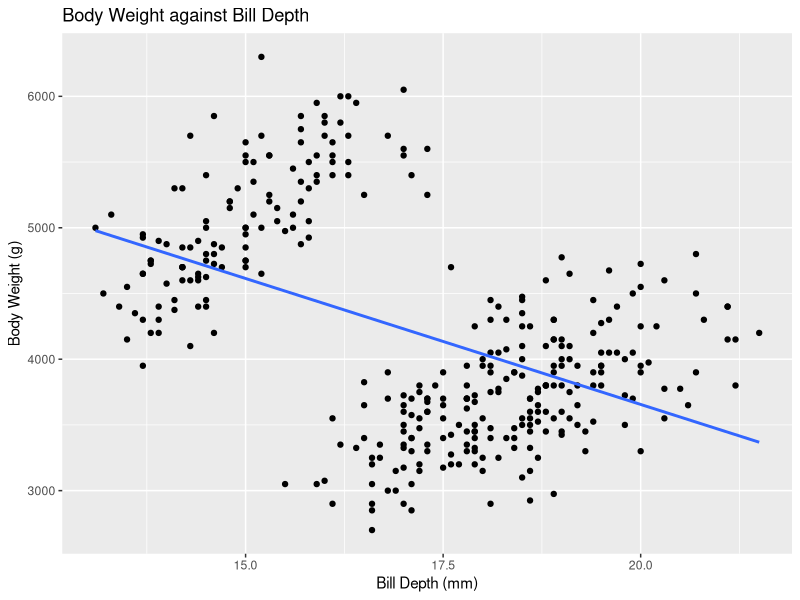
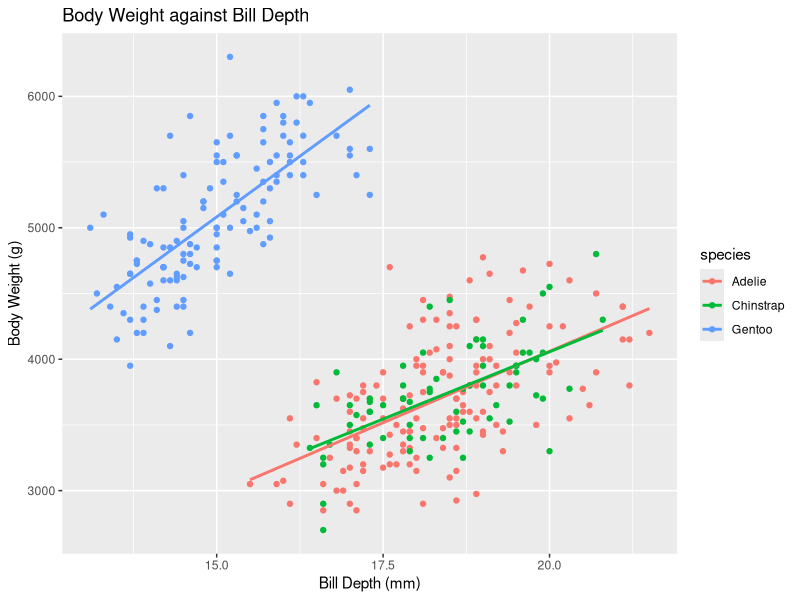
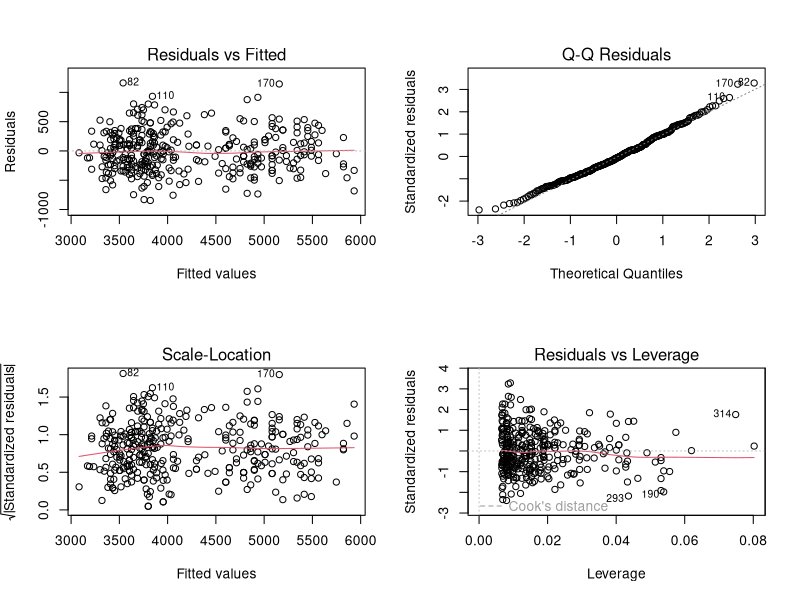

R code for these plots, in order: (Note: this script raises an error after producing the figures.)
## ---- chunk 1
library(tidyverse)
library(palmerpenguins)
library(multcomp)
## ---- chunk 2
Data<-penguins
ggplot(Data, aes(x=bill_depth_mm,y=body_mass_g))+
  geom_point()+
  geom_smooth(method=lm, se=FALSE)+
  labs(x="Bill Depth (mm)", y="Body Weight (g)", title = "Body Weight against Bill Depth")
## ---- chunk 3
ggplot(Data, aes(x=bill_depth_mm,y=body_mass_g, color=species))+
  geom_point()+
  geom_smooth(method=lm, se=FALSE)+
  labs(x="Bill Depth (mm)", y="Body Weight (g)", title = "Body Weight against Bill Depth")
## ---- chunk 4
#Check that the predictor variable is in the correct order
contrasts(Data$species)
result.inter<-lm(body_mass_g ~ bill_depth_mm*species,data=Data)
summary(result.inter)
## ---- chunk 5
result.reduced<-lm(body_mass_g~bill_depth_mm+species,data=Data)
anova(result.inter,result.reduced)
## ---- chunk 6
par(mfrow=c(2,2))
plot(result.inter)
## ---- chunk 7
boxcox(result.inter)
## ---- chunk 8
acf(result.inter$residuals, main="ACF Plot of Residuals")
## ---- chunk 9
df2 <- Data[sample(nrow(Data)),]
result.inter2<-lm(body_mass_g ~ bill_depth_mm*species,data=df2)
acf(result.inter2$residuals, main="ACF Plot of Residuals after Dataframe Shuffle")
## ---- chunk 10
pairwise<-multcomp::glht(result.inter,linfct=mcp(species="Tukey"))
summary(pairwise)
## ---- chunk 11
qt(1-0.05/(2*3), 344-6)
